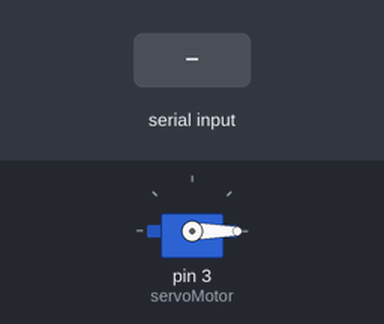
This sketch was run on a simulated Arduino Uno, built with avr-gcc and run on an emulated ATmega328P. Parts: servo. Inputs (shaded band) come from the test bench.

Above: at 1.2 s.
1.3 s: "1" received over Serial
At 1.6 s:
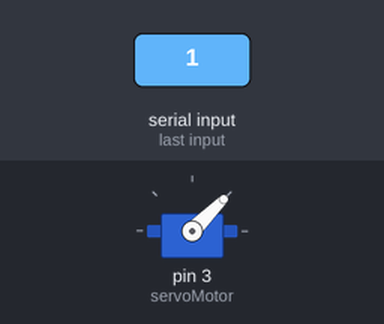
2.8 s: "2" received over Serial
At 4.0 s:
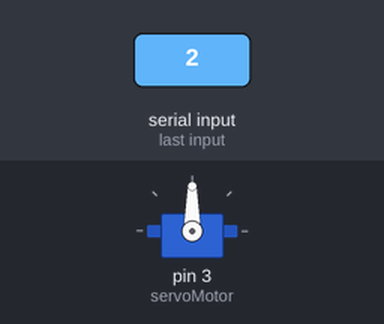
4.3 s: "3" received over Serial
At 5.1 s:
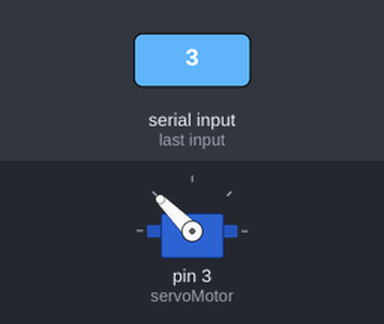
5.8 s: "4" received over Serial
At 6.3 s:
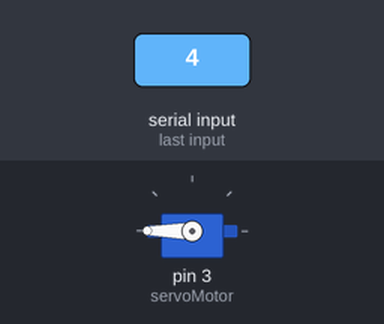
7.3 s: "0" received over Serial
At 8.6 s:
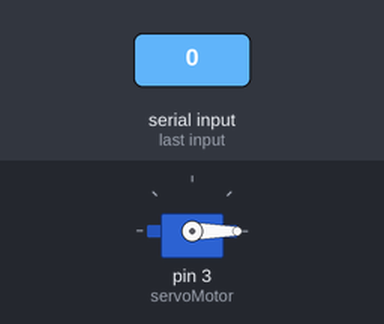
Timing chart, 0 to 9.8 s (numbered marks = the images above; inputs shaded):
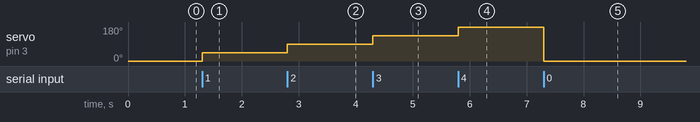

The sketch:

Servo.ino
```cpp
#include <Servo.h>

Servo servoMotor;

void setup() {

  Serial.begin(9600);
  servoMotor.attach(3);
}
char dato='0';

void loop() {

  if (Serial.available()==true) dato=Serial.read();

  if (dato=='0')
  servoMotor.write(0);

  if (dato=='1')
  servoMotor.write(45);

  if (dato=='2')
  servoMotor.write(90);

   if (dato=='3')
  servoMotor.write(135);

  if (dato=='4')
  servoMotor.write(180);

}
```

Measured:
- after the input at 1.3 s, servo on pin 3 (servoMotor): 0° → 45° at once
- after the input at 2.8 s, servo on pin 3 (servoMotor): 45° → 90° at once
- after the input at 4.3 s, servo on pin 3 (servoMotor): 90° → 135° at once
- after the input at 5.8 s, servo on pin 3 (servoMotor): 135° → 180° at once
- after the input at 7.3 s, servo on pin 3 (servoMotor): 180° → 0° at once
